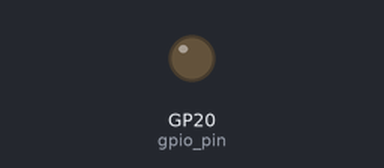
Recording of a program running on a simulated Raspberry Pi Pico running MicroPython. On the bench: output pins drawn as LEDs (lit = HIGH). At 24.4 s the program stops and its outputs stay as they are.

Above: at 0.3 s.
At 22.5 s:
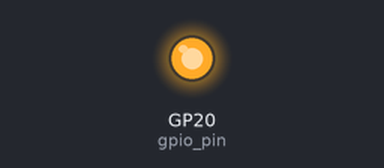
Timing chart, 0 to 25.3 s (numbered marks = the images above):
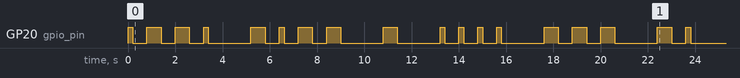

Measured:
- by itself, GP20 (gpio_pin): LOW → HIGH at 0.00 s, → LOW 0.20 s later, → HIGH 0.60 s later, → LOW 0.60 s later, … (36 changes in this stretch)

The program:

main.py
```python
from machine import Pin
import time

gpio_pin = Pin(20, Pin.OUT)


def pulse(pin, high_time, low_time):
    pin.value(1)
    time.sleep(high_time)
    pin.value(0)
    time.sleep(low_time)


def morse(pin, dot_length, text):
    for char in text:
        if char == '.':
            pulse(pin, dot_length, dot_length)
        elif char == '-':
            pulse(pin, dot_length * 3, dot_length)
        elif char == ' ':
            time.sleep(dot_length * 4)
        time.sleep(dot_length * 2)


morse(gpio_pin, 0.2, ".--. -.-- - .... --- -.")
```
